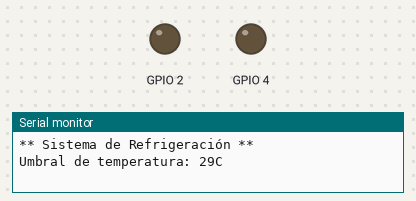
Recording of a sketch running on a simulated ESP32. Shown: output pins drawn as LEDs (lit = HIGH), the last lines printed to the serial monitor.

Above: at 0.1 s.
At 1.0 s:
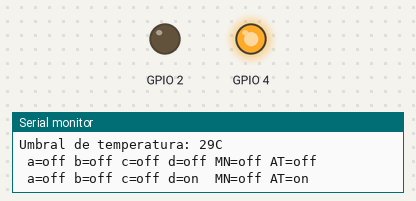
At 1.9 s:
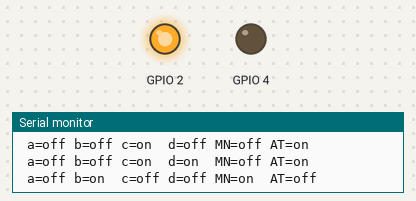
At 3.4 s:
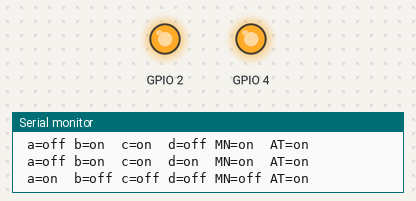
Timing chart, 0 to 4.9 s (numbered marks = the images above):
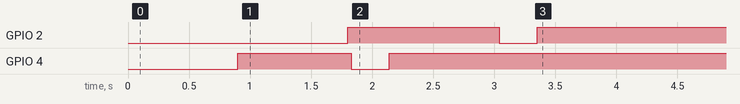

The sketch:

SisRefri.ino
```cpp
/*
 *
 * Probado por Armida González
 *
  SisRefri: Sistema de Refrigeración Manual y Automática

  EJERCICIO DE CLASE PARA OPERADORES LÓGICOS

  Ejercicio Código IoT
  Diplomado Samsung

  Elaboró: Alberto Pacheco (apacheco@uach.mx)
  Fecha: 20/Abril/2021


  CONTEXTO (HIPOTÉTICO):
  Sistema de refrigeración de un site (servidores)

  PROBLEMA:
      Implementar la lógica de control necesaria (variables y función control)
    para que a partir de 3 botones y un sensor de temperatura (4 entradas)
    se determinen los dos valores de salida (LEDs), para indicar si se
    activan o no los sistemas de refrigeración manual y automático del site.

  PREMISAS:
  1. La refrigeración manual se enciende cada vez que se presione el botón manual
  2. La refrigeración manual tiene prioridad a la refrigeracion automática
  3. Si la temperatura es alta (mayor a 28, por ejemplo), se activa la refrigeración automática
  4. Si tengo alta demanda o sobrecarga, se activa la refrigeración automática
  5. Si tengo alta demanda o sobrecarga de funcionamiento y ademas temperatura alta, se activan ambas refrigeraciones

  ESTRATEGIAS / TÉCNICAS:
  - Definir variables-control tipo booleano y crear tabla de verdad (mapeo entradas/salidas)
  - Simplificar la expresión booleana usando técnicas Mapas K (online tool)
  - Simplificar el código definiendo APIs para cada dispositivo usando C++
    - Definir sinónimo de tipo seguro (entero positivo 8-bits, u8) para datos de puertos y valores del hardware
    - Definir constructores para inicializar sensores y puertos
    - Estandarizar API de lectura (read) que lee, convierte, valida y temporiza los valores de lectura de puertos
    - Redefinir operador-consola (insertor << de cout) y operador-asignación (operator=) para simplificar código
    - Definir proceso de la aplicación en 3 etapas (stages): leer entradas, procesar datos y reportar resultados
    - Zero-cost abstraction technique: inline functions
  - Simplificar puertos de entrada usando un banco de interruptores (DIP switch IC)
    http://ardupiclab.blogspot.com/2020/04/a-dip-switch-for-arduino.html
  - Simplificar puertos de salida usando un IC driver ULN2003 para los LEDs
    https://randomnerdtutorials.com/esp32-stepper-motor-28byj-48-uln2003/

  CONEXIONES ESP32:
  - ESP32 -> INPUT DHT11 SENSOR https://www.makerguides.com/wp-content/uploads/2019/08/DHT11-3-pin-with-Arduino-UNO-wiring-diagram-schematic-768x369.jpg
    - VCC/VIN -> VCC
    - GND-PIN -> GND
    - GPIO-13 -> SIGNAL
  - ESP32 INPUT BUTTONS
    - BTN-1: GPIO-25  (MANUAL)
    - BTN-2: GPIO-26  (ALTA-DEMANDA)
    - BTN-3: GPIO-27  (SOBRE-CARGA)
  - ESP32 -> ULN2003 DRIVER OUTPUT LEDS
    - LED-1: GPIO-12 -> DRIVER-IN1
    - LED-2: GPIO-14 -> DRIVER-IN2
    - VCC/VIN -> DRIVER-VCC
    - GND-PIN -> DRIVER-GND

  CONEXIONES RASPBERRY NANO CP2040:
  - ESP32 -> INPUT DHT11 SENSOR
    - VCC/VIN -> VCC
    - GND-PIN -> GND
    - GPIO-13 -> SIGNAL
  - ESP32 INPUT BUTTONS
    - BTN-1: GPIO-25  (MANUAL)
    - BTN-2: GPIO-26  (ALTA-DEMANDA)
    - BTN-3: GPIO-27  (SOBRE-CARGA)
  - ESP32 -> ULN2003 DRIVER OUTPUT LEDS
    - LED-1: GPIO-12 -> DRIVER-IN1
    - LED-2: GPIO-14 -> DRIVER-IN2
    - VCC/VIN -> DRIVER-VCC
    - GND-PIN -> DRIVER-GND

*/

#include <iostream>
#include <cassert>
#include "DHT.h"

#define _SIMU_


/// Pseudo Types (alias)
using namespace std; // using cout only
using u8 = uint8_t;  // alias for Arduino param type

/// CONSTANTES

// Valor crítico activación de refrigeración
const float UMBRAL_TEMP = 29.0;

//// INPUTS
const u8   DHTPIN = 12; // DHT sensor input pin
const u8   B1_MAN = 13; // Button-1 input pin
const u8  B2_ALTA = 15; // Button-2 input pin
const u8 B3_SOBRE = 14; // Button-3 input pin

//// OUTPUTS
const u8 LED_MANUAL = 2; // LED: Refri Manual output
const u8 LED_AUTO   = 4; // LED: Refri Auto output

////--> API

//// Macro to convert boolean to string
inline string b2s(bool val) { return (val? "on " : "off"); }

//// Temp sensor API
struct Temp {
  const u8 pin;
  float val;
  DHT dht;
inline Temp(u8 p): pin(p), dht(p,DHT11) { dht.begin(); }
inline float read() {
    this->val = dht.readTemperature();
    assert(!isnan(this->val)); // Failed to read from DHT sensor!
    delay(150);
    return this->val;
  }
inline bool verif() { return val > UMBRAL_TEMP; }
  friend ostream& operator <<(ostream &os, const Temp &t) {
    os << t.val << "C";
    return os;
  }
}; // end-Temp-API

//// LED API
struct Led {
  const u8 pin;
  bool val;
inline Led(u8 p): pin(p) { pinMode(p, OUTPUT); }
inline bool operator=(bool state) {
    this->val = state;
    digitalWrite(this->pin, this->val);
    delay(30);
    return this->val;
  }
inline friend ostream& operator <<(ostream &os, const Led &d) {
    os << b2s(d.val);
    return os;
  }
}; // end-LED-API

//// Button API
struct Btn {
  const u8 pin;
  bool val = false;
inline Btn(u8 p): pin(p) { pinMode(p, INPUT_PULLUP); }
inline bool read() {
    this->val = digitalRead(this->pin)==LOW;  // inverse-logic
    delay(100);
    return this->val;
  }
inline friend ostream& operator <<(ostream &os, const Btn &b) {
    os << b2s(b.val);
    return os;
  }
}; // end-Btn API

//// <-- API


//// APPLICATION

/// Device Objects
#ifndef _SIMU_
Btn  btn1(B1_MAN);     // Create manual button-1
Btn  btn2(B2_ALTA);    // Create alta-demanda button-2
Btn  btn3(B3_SOBRE);   // Create sobrecarga button-3
Temp temp(DHTPIN);     // Create temperature sensor
float old_temp = 0.0; // for temp changes
#endif
Led  led1(LED_MANUAL); // Create manual-ref led-1
Led  led2(LED_AUTO);   // Create auto-ref led-2

//// Global variables
bool a, b, c, d; // control variables

//// Application 3-stages

#ifndef _SIMU_
// Read and show temperature if changed
inline void read_temp() {
 if (old_temp != temp.read()) {
    old_temp = temp.val; // update temp buffer value
    cout << "Temp = " << temp << endl; // display current temperature
  }
}

// Read all button inputs and test for changes
inline bool test_for_changes() {
  const bool ch1 = (a != temp.verif());
  const bool ch2 = (b != btn1.read());
  const bool ch3 = (c != btn2.read());
  const bool ch4 = (d != btn3.read());
  return (ch1 || ch2 || ch3 || ch4);
}

// Stage-1: get input & set control variables
inline void read_input(bool start=false) {
  if (start) {
    old_temp = temp.read(); // at start read temperature
  }
  // set control variables
  a = temp.verif();
  b = btn1.val;
  c = btn2.val;
  d = btn3.val;
} // end-read-input
#endif

// Stage-2: control-actions using boolean expressions
inline void control() {
    led1 = (a && d) || (a && c) || b; // Minimal Form: ad + ac + b
    led2 = a || c || d;               // Minimal Form: a + c + d
} // end-control

// Stage-3: report status
inline void report() {
#ifdef _SIMU_
  cout  << " a=" << b2s(a)
        << " b=" << b2s(b)
        << " c=" << b2s(c)
        << " d=" << b2s(d)
        << " MN="  << led1
        << " AT=" << led2 << endl;
#else
  cout  << endl
        << "High Temp? "        << b2s(a) << endl
        << "Btn-Manual = "      << btn1 << endl
        << "Btn-Alta-Dem = "    << btn2 << endl
        << "Btn-Sobrecarga = "  << btn3 << endl
        << ">> MANUAL REFR. = " << led1 << endl
        << ">> AUTOM. REFR. = " << led2 << endl
        << endl;
#endif
} // end-report

//// Arduino user-application (setup & loop)

/// INITIALIZATION
void setup() {
  led1 = led2 = false; // turn-off leds
  cout << "** Sistema de Refrigeración **" << endl; // screen title
  cout << "Umbral de temperatura: " << UMBRAL_TEMP << "C" << endl;
  delay(500);
#ifdef _SIMU_
  for (const auto &va : { false, true }) {
    a = va;
    for (const auto &vb : { false, true }) {
      b = vb;
      for (const auto &vc : { false, true }) {
        c = vc;
        for (const auto &vd : { false, true }) {
          d = vd;
          control();
          report();
          delay(250);
        }
      }
    }
  }
#else
  read_input(true); // read initial values
  report(); // initial report
#endif
} // end-setup

/// CONTROL-LOOP
void loop() {
#ifndef _SIMU_
  read_temp(); // Read and show temperature if changed
  auto any_change = test_for_changes(); // Read button-inputs & test for changes
  if (any_change) { // // Test if inputs have any changes to execute all-3-stages
    read_input(); // stage-1: read & update control variables
    control();    // stage-2: take control action
    report();     // stage-3: show status
  }
  delay(500);
#endif
} // end-loop
```
